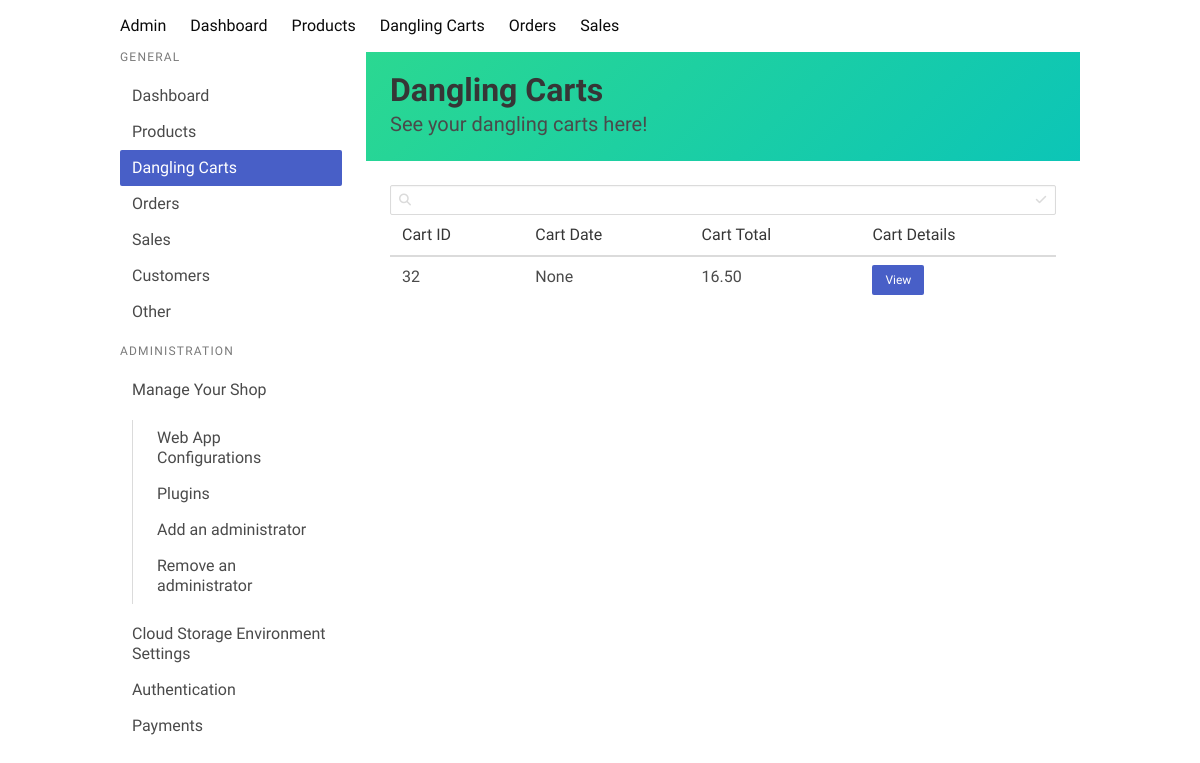
The page /dangling_carts/ on the database as committed earlier.
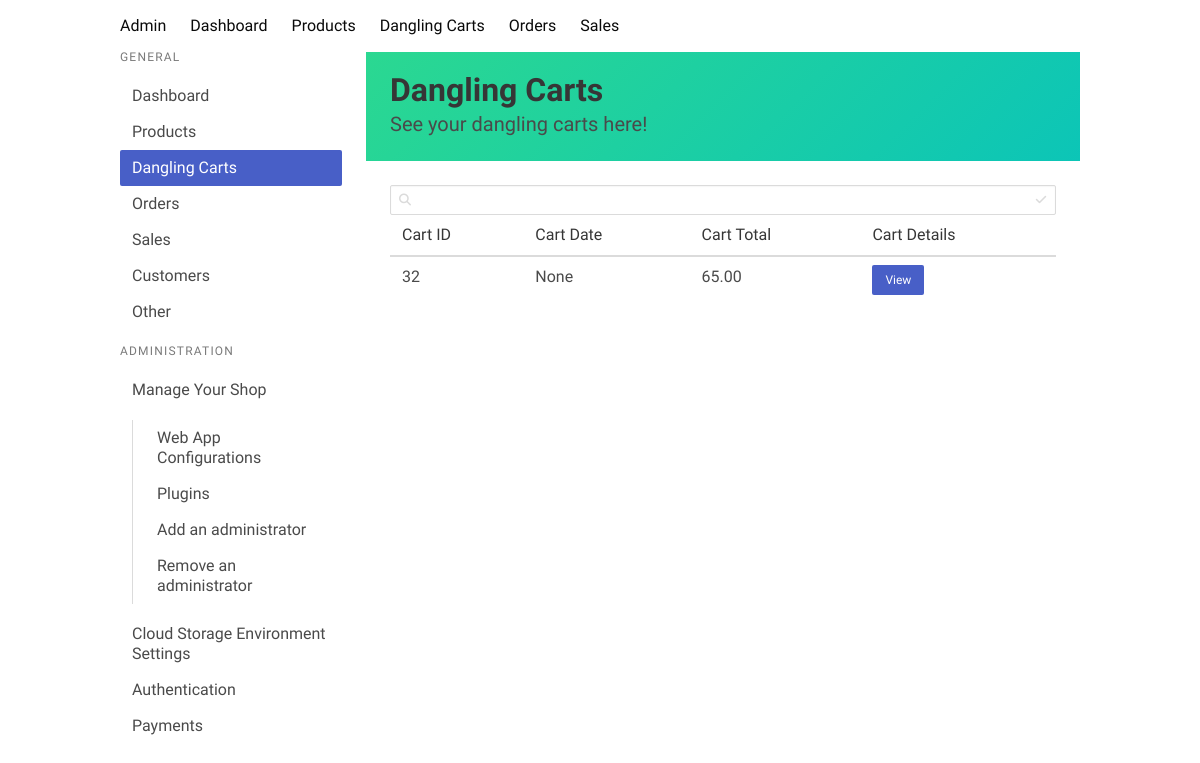
The same page on the database as committed later.
### core/models.py (models this page shows, shortened)
class Cart(models.Model):
    user = models.ForeignKey(User, on_delete=models.CASCADE, null=True, blank=True)
    products = models.ManyToManyField(Products, through='CartItem')
    total = models.DecimalField(max_digits=10, decimal_places=2, default=0)
    date_of_creation = models.DateTimeField(auto_now_add=True)

### core/views.py (the view)
# urls.py: path('dangling_carts/', views.admin_carts, name='dangling_carts'),
def admin_carts(request):
    carts = []
    anonymous_carts = AnonymousCart.objects.all()
    ver_carts = Cart.objects.all()
    carts = list(chain(anonymous_carts, ver_carts))
    return render(request, 'shop/carts.html', {'carts': carts})

### core/context_processors.py (called while the page is built)
def categories(request):
    return {
        'categories': ProductCategory.objects.all()
    }

def cart(request):
    if request.user.is_authenticated:
        print(request.user)
        try:
            cart = Cart.objects.get(user=request.user)
            print(cart.cartitem_set)
            cart = cart.cartitem_set.count()
            return {
                'cart': cart
            }
        except:
            return {
                'cart': 0
            }
    else:
        cart_id = request.session.get('cart_id')
        print(cart_id)
        if cart_id:
            try:
                cart = AnonymousCart.objects.get(id=cart_id)
                cart = cart.anonymouscartitem_set.count()
                return {
                    'cart': cart
                }
            except:
                return {
                    'cart': 0
                }
        else:
            return {
                'cart': 0
            }

### core/templates/shop/carts.html (shortened to what this page needs)
{% extends 'shop/base.html' %}
{% load static %}
{% block content %}
<section class="hero is-colorful welcome is-small is-fixed-top">
    <div class="hero-body">
        <div class="container">
            <h1 class="title">
                Dangling Carts
            </h1>
            <h2 class="subtitle">
                See your dangling carts here!
            </h2>
        </div>
    </div>
</section>
<div class="card-content">
    <div class="content">
        <div class="control has-icons-left has-icons-right inventory-search">
            <input class="input is-small" type="text" placeholder="">
            <span class="icon is-medium is-left">
            </span>
            <span class="icon is-medium is-right">
            </span>
        </div>
        <div class="inventory">
            <table id="product-table">
                <thead>
                    <td>Cart ID</td>
                    <td>Cart Date</td>
                    <td>Cart Total</td>
                    <td>Cart Details</td>
                </thead>
                <tbody>
                    {% for cart in carts %}
                    <tr>
                        <td>{{ cart.id }}</td>
                        <td>{{ cart.date_of_creation }}</td>
                        <td>{{ cart.total }}</td>
                        <td><a href="/cart_details/{{cart.id}}" class="button is-small is-link">View</a></td>
                    </tr>
                    {% endfor %}
                </tbody>
            </table>
        </div>
    </div>
</div>
{% endblock %}

Rows that differ between the two databases and show on the page:
changed Cart "None": total "16.50" → "65.00"
